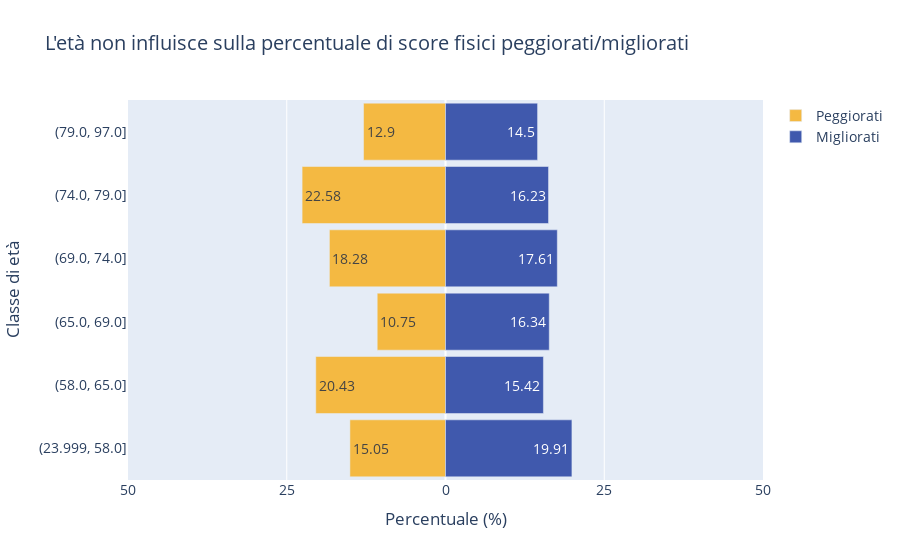

The notebook cell saved with this chart:
### Code cell
import plotly.graph_objects as gp
fig = gp.Figure()
fig.update_layout(gp.Layout(yaxis=gp.layout.YAxis(title='Classe di età'),
                   xaxis=gp.layout.XAxis(
                    range=[-0.5,0.5],
                      tickvals=[-0.5, -0.25, 0 , 0.25, 0.5],
                       ticktext=[50,25, 0, 25, 50],
                    title='Percentuale (%)'),
                   barmode='overlay',
                   title="L'età non influisce sulla percentuale di score fisici peggiorati/migliorati",
                   bargap=0.1,
                    font=dict(
                     size=14,
    )
                   
                   ))
fig.add_trace(gp.Bar(y= dataframe["gruppo_eta"].to_list(), x = dataframe["peggiorati"], 
               orientation='h',
               name='Peggiorati',
               text=(dataframe["peggiorati"]*100).abs().round(2).to_list(),
               hoverinfo='skip',
               
               marker=dict(color='#F4B942'),
                textposition='auto',
               ),)
fig.add_trace( gp.Bar(y= dataframe["gruppo_eta"].to_list(), x = dataframe["migliorati"],
               orientation='h',
               text=(dataframe["migliorati"]*100).abs().round(2).to_list(),
               name='Migliorati',
                hoverinfo='skip',
               marker=dict(color='#4059AD'),
                textposition='auto',
               ))
layout = gp.Layout(yaxis=gp.layout.YAxis(title='Classe di età'),
                   xaxis=gp.layout.XAxis(
                    range=[-0.5,0.5],
                      tickvals=[-0.5, -0.25, 0 , 0.25, 0.5],
                       ticktext=[50,25, 0, 25, 50],
                    title='Percentuale (%)'),
                   barmode='overlay',
                   title="L'età non influisce sulla percentuale di score fisici peggiorati/migliorati",
                   bargap=0.1,
                    
                   
                   )

data = [gp.Bar(y= dataframe["gruppo_eta"].to_list(), x = dataframe["peggiorati"], 
               orientation='h',
               name='Peggiorati',
               text=(dataframe["peggiorati"]*100).abs().round(2).to_list(),
               hoverinfo='skip',
               
               marker=dict(color='#F4B942'),
                textposition='auto',
               ),
        gp.Bar(y= dataframe["gruppo_eta"].to_list(), x = dataframe["migliorati"],
               orientation='h',
               text=(dataframe["migliorati"]*100).abs().round(2).to_list(),
               name='Migliorati',
                hoverinfo='skip',
               marker=dict(color='#4059AD'),
                textposition='auto',
               )]

# iplot(dict(data=data, layout=layout))
fig.show()

### Figure 1 — Plotly figure (JSON) as saved in the notebook; plotly's stock layout.template omitted (floating-point values rounded to 4 significant figures)
{"data": [{"hoverinfo": "skip", "marker": {"color": "#F4B942"}, "name": "Peggiorati", "orientation": "h", "text": ["15.05", "20.43", "10.75", "18.28", "22.58", "12.9"], "textposition": "auto", "type": "bar", "x": [-0.1505, -0.2043, -0.1075, -0.1828, -0.2258, -0.129], "y": ["(23.999, 58.0]", "(58.0, 65.0]", "(65.0, 69.0]", "(69.0, 74.0]", "(74.0, 79.0]", "(79.0, 97.0]"]}, {"hoverinfo": "skip", "marker": {"color": "#4059AD"}, "name": "Migliorati", "orientation": "h", "text": ["19.91", "15.42", "16.34", "17.61", "16.23", "14.5"], "textposition": "auto", "type": "bar", "x": [0.1991, 0.1542, 0.1634, 0.1761, 0.1623, 0.145], "y": ["(23.999, 58.0]", "(58.0, 65.0]", "(65.0, 69.0]", "(69.0, 74.0]", "(74.0, 79.0]", "(79.0, 97.0]"]}], "layout": {"bargap": 0.1, "barmode": "overlay", "font": {"size": 14}, "title": {"text": "L'età non influisce sulla percentuale di score fisici peggiorati/migliorati"}, "xaxis": {"range": [-0.5, 0.5], "ticktext": [50, 25, 0, 25, 50], "tickvals": [-0.5, -0.25, 0, 0.25, 0.5], "title": {"text": "Percentuale (%)"}}, "yaxis": {"title": {"text": "Classe di età"}}}}
